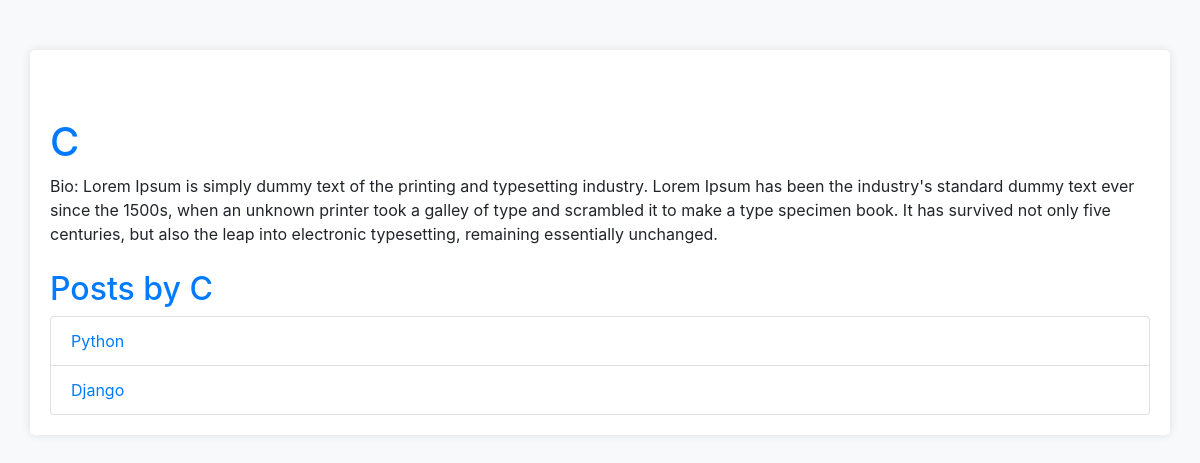
Page /authors/3 on the committed database.
### blog/models.py (models this page shows, shortened)
class Author(models.Model):
    name = models.CharField(max_length=100)
    bio = models.TextField()

class Post(models.Model):
    title = models.CharField(max_length=200)
    content = models.TextField()
    pub_date = models.DateTimeField(auto_now_add=True)
    author = models.ForeignKey(Author, on_delete=models.CASCADE)

### blog/views.py (the view)
# urls.py: path('authors/<int:pk>', AuthorDetailView.as_view(), name='author-detail'),
class AuthorDetailView(DetailView):
    model = Author
    template_name = 'author_detail.html'

### blog/templates/author_detail.html (shortened to what this page needs)
{% extends 'base.html' %}
{% load static %}
{% block content %}
<h1 class="mt-5">{{ object.name }}</h1>
<p>Bio: {{ object.bio }}</p>
<h2 class="mt-4">Posts by {{ object.name }}</h2>
<ul class="list-group">
    {% for post in object.post_set.all %}
        <li class="list-group-item"><a href="{% url 'post-detail' post.id %}">{{ post.title }}</a></li>
    {% endfor %}
</ul>
{% endblock %}

### blog/static/css/style.css (style rules this page uses)
body { background-color: #f8f9fa; }
h1, h2 { color: #007bff; }
.list-group-item { cursor: pointer; }

### rows in the picture
Author: name "C", bio "Lorem Ipsum is simply dummy text of the printing and typesetting industry. Lorem Ipsum has been the industry's standard dummy text ever since the 1500s, when an unknown printer took a galley of type and scrambled it to make a type specimen book. It has survived not only five centuries, but also the leap into electronic typesetting, remaining essentially unchanged."
Post: title "Python"
Post: title "Django"
